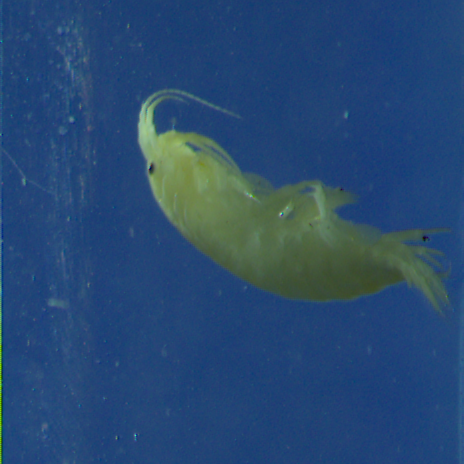
#> input picture src/week4/pillow_practice/shrimp1.png, 464 x 464 px
$ python intro.py
#> lines starting #> are read from the running program, lines starting #| are printed output that depends on the picture
from PIL import Image

image = Image.open('shrimp1.png')
#> image is the input picture: PIL image 464x464 RGB; mean R, G, B 40, 73.8, 113.2

print(image.size)
#| (464, 464)
print(image.filename)
#| shrimp1.png
print(image.format)
#| PNG

image.show()

rotated = image.rotate(30)
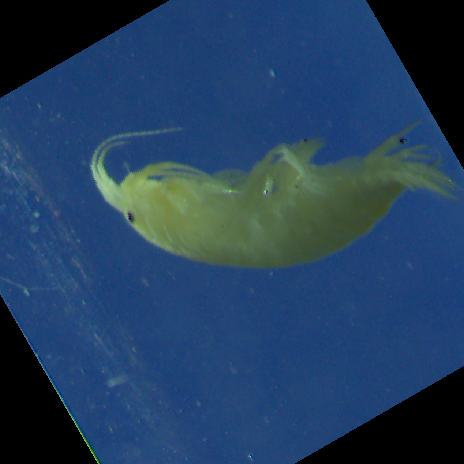
#> rotated: PIL image 464x464 RGB; mean R, G, B 34.7, 62.9, 94.6
rotated.show()
rotated.save('rotated.png')

$ run again, with src/week4/pillow_practice/shrimp2.png copied over src/week4/pillow_practice/shrimp1.png
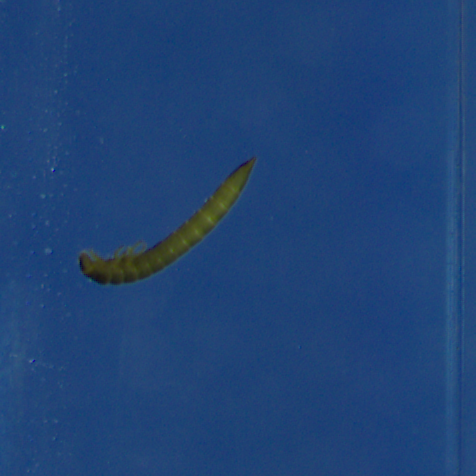
#> input picture src/week4/pillow_practice/shrimp2.png, 476 x 476 px
#> image is the input picture: PIL image 476x476 RGB; mean R, G, B 32, 67, 116.7
#| (476, 476)
#| shrimp1.png
#| PNG
#> `rotated = image.rotate(30)`:
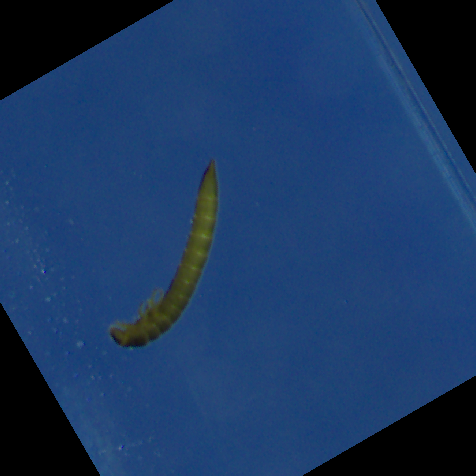
#> rotated: PIL image 476x476 RGB; mean R, G, B 26.9, 56.3, 98.1
